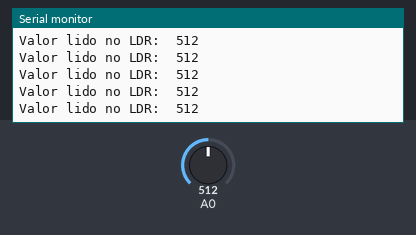
A sketch run on a simulated Arduino Uno, built with avr-gcc and run on an emulated ATmega328P. Parts: the last lines printed to the serial monitor. The test bench sets the inputs (shaded band); at power-on: A0 = 512.

Above: at 1.2 s.
1.3 s: A0 set to 716
At 1.68 s:
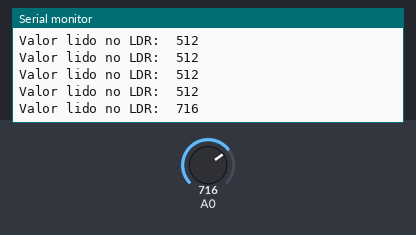
2.8 s: A0 set to 900
At 2.94 s:
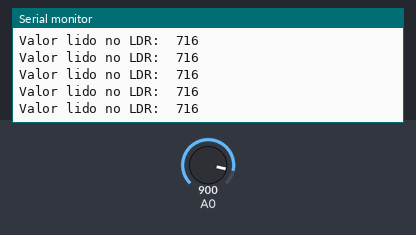
Timing chart, 0 to 5.8 s (numbered marks = the images above; inputs shaded):
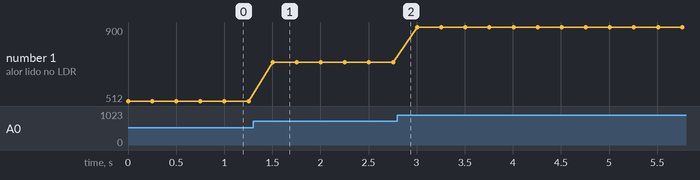

Measured:
- after the input at 1.3 s, the serial monitor: prints a new line after 0.20 s (image 1)
- plotted number 1: 512 → 716 after the input at 1.3 s, 716 → 900 after the input at 2.8 s

The sketch:

Introduction_to_LDR.ino
```cpp
int LDR; //declara a variavel

void setup() {
pinMode(A0, INPUT);
Serial.begin(9600);
}

void loop() {
LDR = analogRead(A0);
Serial.print("Valor lido no LDR:\t");
Serial.println(LDR);
delay(250);
}
```
